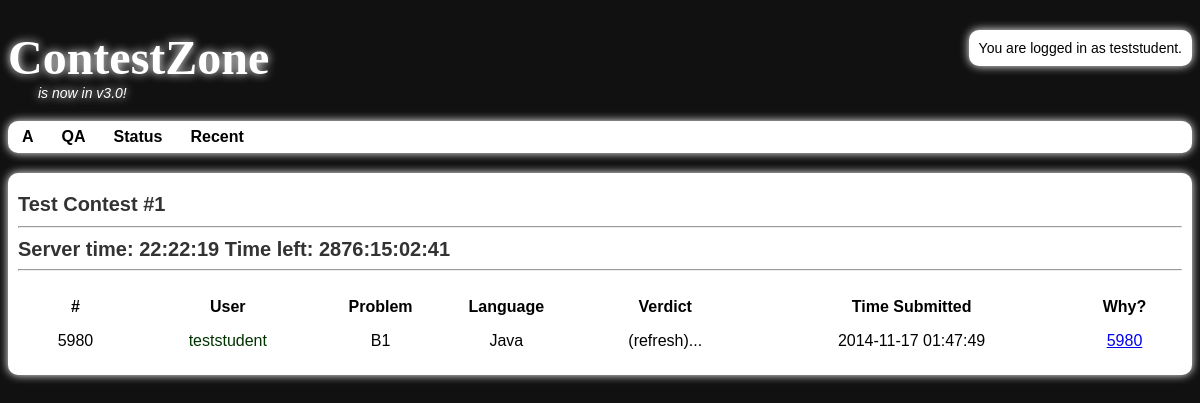
The page /?module=Page&d=Codes on the database its author committed.
### tables this page shows
CREATE TABLE IF NOT EXISTS `submissions_tb11` (
  `submission_id` int(10) NOT NULL AUTO_INCREMENT,
  `author_id` int(10) NOT NULL,
  `contest_id` int(10) NOT NULL,
  `problem_type` varchar(2) NOT NULL,
  `code` text NOT NULL,
  `language` varchar(32) NOT NULL,
  `time_submitted` datetime NOT NULL,
  `time_graded` datetime NOT NULL,
  `time_taken` varchar(10) NOT NULL,
  `verdict` varchar(32) NOT NULL,
  `is_graded` tinyint(1) NOT NULL DEFAULT '0',
  `error_message` text NOT NULL,
  `counts_as` varchar(32) NOT NULL DEFAULT 'during',
  PRIMARY KEY (`submission_id`)
);

CREATE TABLE IF NOT EXISTS `users_tb11` (
  `id` int(10) NOT NULL AUTO_INCREMENT,
  `high_school_graduation` int(4) NOT NULL,
  `username` varchar(32) NOT NULL,
  `password` varchar(64) NOT NULL,
  `join_date` date NOT NULL,
  `first` varchar(32) NOT NULL,
  `last` varchar(32) NOT NULL,
  `about` text NOT NULL,
  `school` varchar(32) NOT NULL,
  `email` varchar(64) NOT NULL,
  `type` varchar(32) NOT NULL,
  PRIMARY KEY (`id`),
  UNIQUE KEY `unique_name` (`username`)
);

### mysqlLogin.php (called while the page is built, shortened)
<?php
function mysql_login($num) {
	$mysql_username = 'root';
	$mysql_password = 'pass';
	$result = mysql_connect('localhost', $mysql_username, $mysql_password);
	return $result;
}
?>

### codes.php (the view, shortened to what this page needs)
<?php
	require('./grabUserContest.php');
	$contestID = $_SESSION['contest_id'];
	require_once('mysqlLogin.php');
	if(mysql_login(12)) {
	$query = "SELECT users_tb11.username, submissions_tb11.problem_type, submissions_tb11.language
			, submissions_tb11.verdict, submissions_tb11.time_submitted, submissions_tb11.submission_id
			, submissions_tb11.counts_as
			FROM users_tb11, submissions_tb11 WHERE users_tb11.id = submissions_tb11.author_id
            AND users_tb11.username = '".$_SESSION["user"]."'
			AND users_tb11.type NOT LIKE 'administrator'
			AND submissions_tb11.contest_id=".$contestID."
			ORDER BY submissions_tb11.submission_id DESC LIMIT 50;";
	$result = mysql_query($query);
	if($result) {
		echo "<br /><table><tr><th>#</th><th>User</th><th>Problem</th><th>Language</th>
			<th>Verdict</th><th>Time Submitted</th><th>Why?</th></tr>";
		$c = 0;
		while($arr = mysql_fetch_array($result)) {
			echo "<tr class='tr".($c % 2)."'><td>".$arr[5]."</td><td>".userLink(htmlentities($arr[0]))."</td><td>".$arr[1]."</td><td>".$arr[2]."</td>";
			$verdict = $arr[3];
			if($verdict === "")
				echo "<td>(refresh)...</td>";
			echo "<td>".$arr[4]."</td><td><a href='./?module=Error&d=".$arr[5]."'>".$arr[5]."</a></td>";
			$c++;
		}
		echo "</table>";
	}
	}
?>

### index.php (shortened to what this page needs)
<!DOCTYPE html>
<html>
	<head>
		<link rel="stylesheet" href="contest_style.css" type="text/css">
	</head>
	<body>
		<div id="wrapper">
			<aside class="shift_right" id="login_box">
				<?php
					echo "<div id='log_box'>";
					if($_SESSION["user"]) {
						$id = $_SESSION["id"];
						if($id) {
							echo "You are logged in as ".$_SESSION["user"].".";
						}
						else {
							echo "Web error #5. Please contact the webmaster.";
						}
					}
					else
						echo "You are not logged in.";
					echo "</div>";
				?>
			</aside>
			<header>
				<h1><a href="./">ContestZone</a></h1>
				<p id="description">
					is now in v3.0!
				</p>
				<nav>
					<ul>
<?php
						require_once('mysqlLogin.php');
						if(mysql_login(8)) {
							$query = "SELECT level from contest_setup_tb11 WHERE contest_id = ".$_SESSION['contest_id']." AND user_id = ".$_SESSION["id"];
							$result = mysql_query($query);
							$arr = mysql_fetch_array($result);
							$level = $arr[0];
							$contestInSession = $_SESSION["contest_id"];
							$letters = '_ABCDEFGHIJKL';
							$codes = '0123456789ABC';
							if($level === "B" && $contestInSession) {
								for($i = 1; $i <= $_SESSION['num_problems']; $i++)
									echo '<li><a href="./?module=Problem&amp;d=B'.$codes{$i}.'">'.$letters{$i}.'</a></li>';
							}
							else if($contestInSession) {
								for($i = 1; $i <= $_SESSION['num_problems']; $i++)
									echo '<li><a href="./?module=Problem&amp;d=A'.$codes{$i}.'">'.$letters{$i}.'</a></li>';
							}
							echo '<li><a href="./?module=Page&d=QA" style="">QA</a></li><li><a href="./?module=Page&d=Status">Status</a></li><li><a href="./?module=Page&d=Codes">Recent</a></li>';
						}
?>
					</ul>
				</nav>
			</header>
			<section id="main_section">
				<div id="content_center"><?php
						echo "<h2>".$_SESSION['contest_name'];
						?>
						<hr />
						<span id='server_time'>Server time: </span>
						<span id='time_left'></span>
						<?php
						echo "</h2><hr />";
						if(isset($_GET['module'])) {
                            $mod = $_GET['module'];
                        }
                        else {
                            $mod = '';
                        }
						switch($mod) {
							case "Page":
								$title = $_GET['d'];
								switch($title) {
									case "Codes":
										require('./codes.php');
										break;
								}
								break;
						}
					?>
				</div>
			</section>
		</div>
	</body>
</html>

### grabUserContest.php
<?php
	function userLink($username) {
		return "<a class='user_link' href='../?module=GrabUser&amp;user=".$username."'>".$username."</a>";
	}
?>

### contest_style.css (style rules this page uses)
#main_section { height:100%; width:100%; }
#wrapper { margin-top:30px; margin-left:auto; margin-right:auto; min-width:730px; max-width:1200px; }
#wrapper > section { margin-bottom: 0px; }
#content_center { background-color:#fff; padding:10px; margin-bottom:20px; height:inherit; border-radius:10px; -moz-border-radius:10px; box-shadow: 0px 0px 10px #fff; }
#description { font-family:Arial, Helvetica, sans-serif; margin: 0 0 0 30px; font-style:italic; color:#fff; text-shadow: 0px 0px 10px #fff; }
#log_box { font-family:Arial, Helvetica, sans-serif; background:#fff; font-size:14px; padding:10px; display:inline-block; position:relative; box-shadow: 0px 0px 10px #fff; border-radius:10px; }
.shift_right { float:right; }
.user_link { text-decoration:none; color:#030; }
h1 > a { color:#fff; text-shadow: 0px 0px 10px #fff; text-decoration:none; font-size:48px; }
body { background-position:-130px 0px; background-repeat:repeat-x; background-color:#111; }
h1 { font-family:Orbitron-Regular, Orbitron-RegularIE; margin:0px; font-size:48px; color:#fff; min-width:500px; }
h2 { margin: 10px 0 0; font-family:Arial, Helvetica, sans-serif; font-size:20px; color:#333; text-shadow:0px 1px 0px #fff; position:relative; }
p { font-family:Arial, Helvetica, sans-serif; padding: 0; font-size:14px; color:#555; margin-top:0px; }
nav > ul { background-color:#fff; border-radius:10px; -moz-border-radius:10px; margin: 20px 0px 20px 0px; padding: 0; list-style-type:none; box-shadow:0px 0px 10px #fff; }
nav > ul > li { padding:7px; font-size:16px; display:inline-block; }
nav > ul > li > a { padding:7px; font-size:16px; font-family:Arial, Helvetica, sans-serif; text-decoration:none; font-weight:bold; color:#000; }
ul { margin-top:0px; list-style-type:none; }
li { color:#555; font-size:16px; }
table { font-family:Arial, Helvetica, sans-serif; border-collapse:collapse; width:100%; }
table tr td { padding: 15px; margin: 10px; text-align:center; }
tr.tr0 { background-color: #fff; }

### rows shown on the page
submissions_tb11: submission_id "5980", author.username "teststudent", problem_type "B1", language "Java", verdict "(refresh)...", time_submitted "2014-11-17 01:47:49"

### other values the page prints
$_SESSION["user"] "teststudent"
$letters{$i} "A"
$_SESSION['contest_name'] "Test Contest #1"
